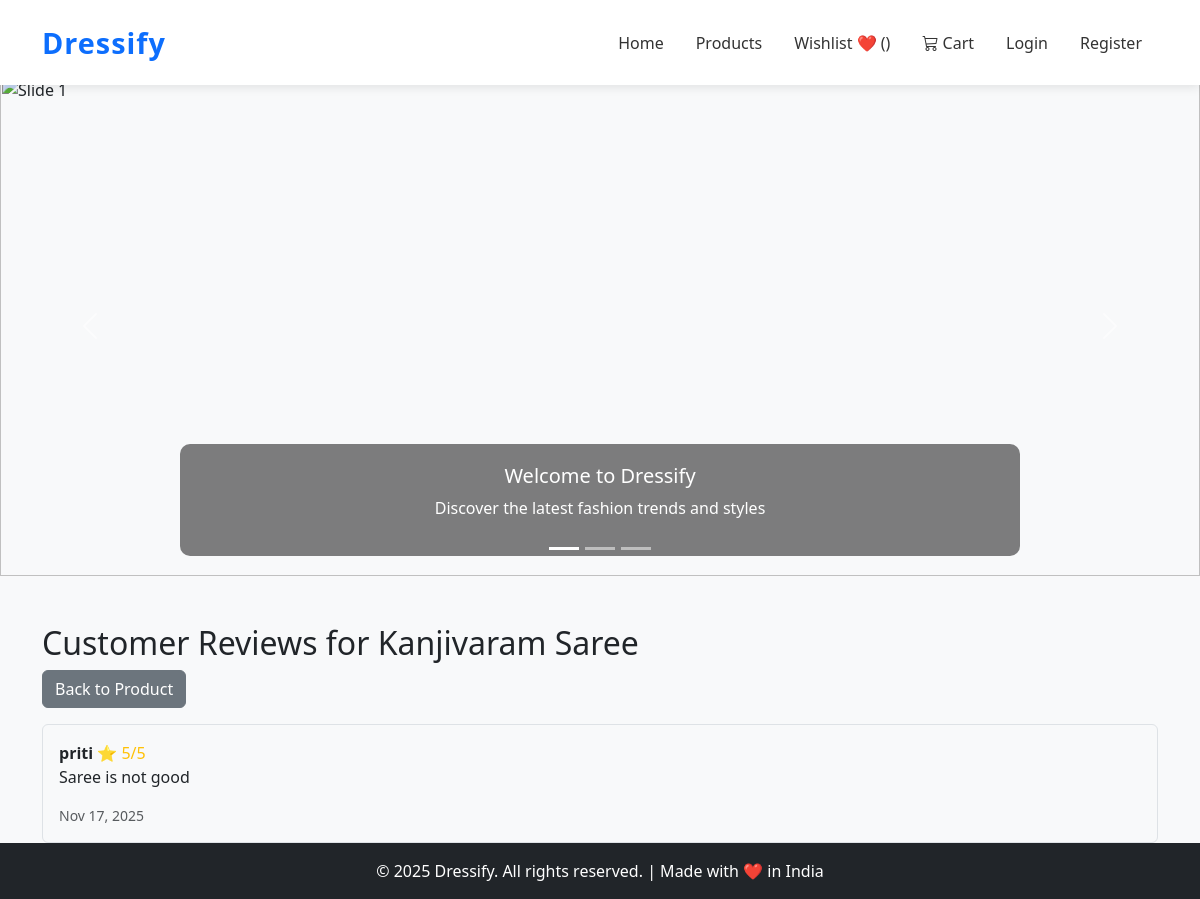
Before: /reviews/product/7/ with the older database file.
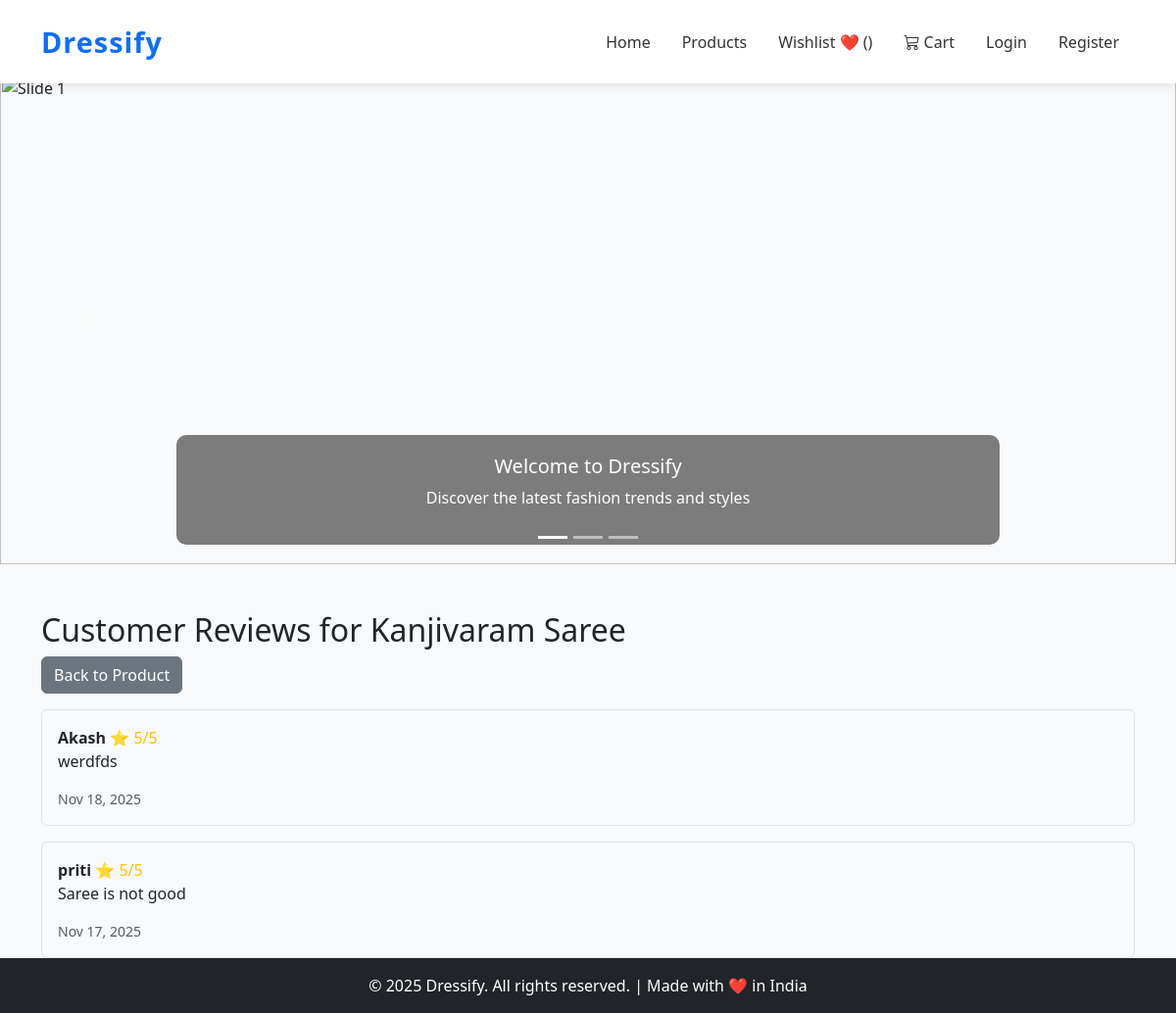
After: the same page with the newer database file.
### reviews/models.py (models this page shows, shortened)
class Review(models.Model):
    product = models.ForeignKey(Product, on_delete=models.CASCADE, related_name='reviews')
    user = models.ForeignKey(User, on_delete=models.CASCADE, related_name='user_reviews')
    rating = models.PositiveIntegerField(choices=[(i, str(i)) for i in range(1, 6)], default=5)
    title = models.CharField(max_length=100)
    comment = models.TextField()
    created_at = models.DateTimeField(auto_now_add=True)
    class Meta:
        ordering = ['-created_at']

### reviews/views.py (the view)
# urls.py: path('product/<int:product_id>/', views.product_reviews, name='product_reviews'),
def product_reviews(request, product_id):
    product = get_object_or_404(Product, id=product_id)
    reviews = product.reviews.all().order_by('-created_at')
    return render(request, 'reviews/review_list.html', {
        'product': product,
        'reviews': reviews
    })

### reviews/templates/reviews/review_list.html
{% block content %}
<div class="container mt-5">
  <h2>Customer Reviews for {{ product.name }}</h2>
  <a href="{% url 'products:product_detail' product.id %}" class="btn btn-secondary mb-3">Back to Product</a>
  {% if reviews %}
    {% for review in reviews %}
      <div class="border p-3 rounded mb-3">
        <strong>{{ review.user.username }}</strong>
        <span class="text-warning">⭐ {{ review.rating }}/5</span><br>
        <p>{{ review.comment }}</p>
        <small class="text-muted">{{ review.created_at|date:"M d, Y" }}</small>
      </div>
    {% endfor %}
  {% else %}
    <p class="text-muted">No reviews yet.</p>
  {% endif %}
</div>
{% endblock %}

Changed rows visible on the page:
added Review: user.username "Akash", rating "5", comment "werdfds", created_at "Nov 18, 2025"
